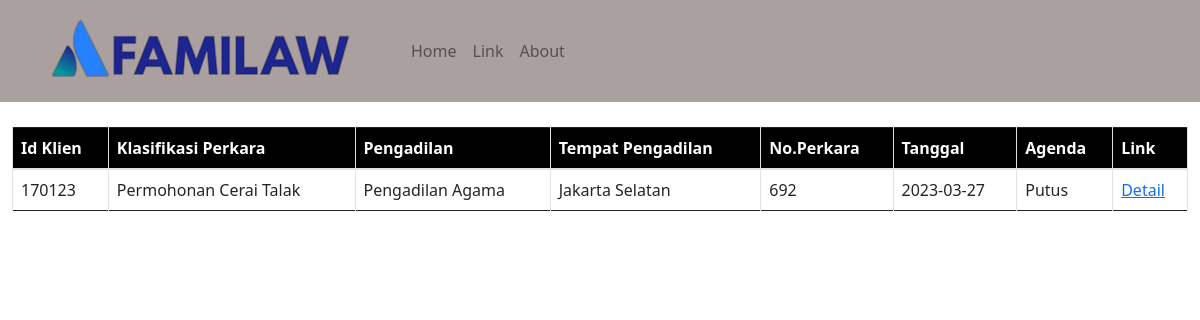
Page /coba.php on the earlier database version.
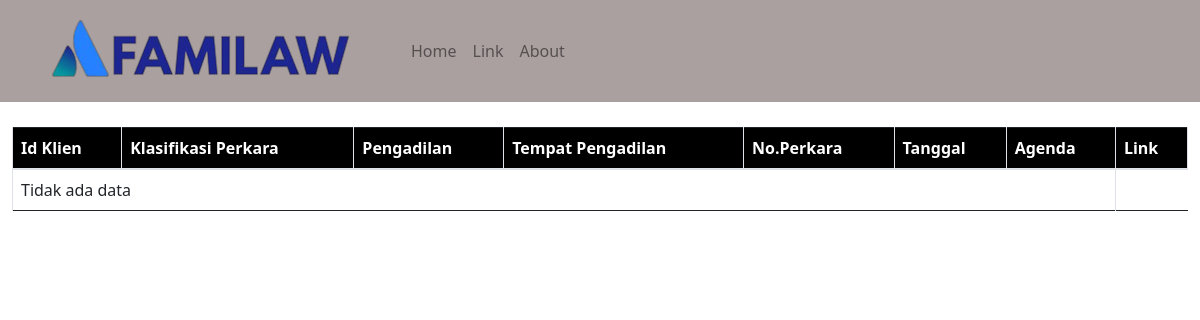
Same page on the later database version.
### tables this page shows
CREATE TABLE `data_klien` (
  `id_klien` int(11) NOT NULL,
  `Klasifikasi_perkara` text NOT NULL,
  `pengadilan` text NOT NULL,
  `misili_pengadilan` text NOT NULL,
  `no_perkara` int(11) NOT NULL,
  `tanggal` date NOT NULL,
  `agenda` text NOT NULL,
  `link` text NOT NULL
);

### GETdata.php (called while the page is built)
<?php
require "connection.php";
$sql = "SELECT id_klien, klasifikasi_perkara, pengadilan, misili_pengadilan, no_perkara, tanggal, agenda FROM data_klien";
$result = mysqli_query($conn, $sql);
if (mysqli_num_rows($result) > 0) {
    while ($row = mysqli_fetch_assoc($result)) {
        $data[] = $row;
    }
} else {
    $data = array();
}
?>

### coba.php (the view, shortened to what this page needs)
<!DOCTYPE html>
<html>
<head>
    <link rel="stylesheet" href="https://maxcdn.bootstrapcdn.com/bootstrap/4.5.2/css/bootstrap.min.css">
    <link href="https://cdn.jsdelivr.net/npm/bootstrap@5.2.3/dist/css/bootstrap.min.css" rel="stylesheet">
    <link rel="stylesheet" type="text/css" href="style.css">
</head>
<?php
include 'GETdata.php';
?>
<body>
    <nav class="navbar navbar-expand-md navbar-light flex-md-column">
        <div class="container-fluid">
            <div class="navbar-brand"><img src="image/logo.png" alt=""></div>
            <div class="collapse navbar-collapse" id="navbarNav">
                <ul class="navbar-nav">
                    <li class="nav-item">
                        <a class="nav-link" href="coba.php">Home</a>
                    </li>
                    <li class="nav-item">
                        <a class="nav-link" href="#">Link</a>
                    </li>
                    <li class="nav-item">
                        <a class="nav-link" href="#">About</a>
                    </li>
                </ul>
            </div>
        </div>
    </nav>
    <div class="container-fluid" style="padding-top:25px">
        <div class="table-responsive">
            <table class="table table-bordered">
                <thead>
                    <tr>
                        <th style="background-color:black; color:white">Id Klien</th>
                        <th style="background-color:black; color:white">Klasifikasi Perkara</th>
                        <th style="background-color:black; color:white">Pengadilan</th>
                        <th style="background-color:black; color:white">Tempat Pengadilan</th>
                        <th style="background-color:black; color:white">No.Perkara</th>
                        <th style="background-color:black; color:white">Tanggal</th>
                        <th style="background-color:black; color:white">Agenda</th>
                        <th style="background-color:black; color:white">Link</th>
                    </tr>
                </thead>
                <tbody>
                    <?php
                    if (!empty($data)) {
                        foreach ($data as $row) {
                            echo "<tr>";
                            echo "<td>" . $row["id_klien"] . "</td>";
                            echo "<td>" . $row["klasifikasi_perkara"] . "</td>";
                            echo "<td>" . $row["pengadilan"] . "</td>";
                            echo "<td>" . $row["misili_pengadilan"] . "</td>";
                            echo "<td>" . $row["no_perkara"] . "</td>";
                            echo "<td>" . $row["tanggal"] . "</td>";
                            echo "<td>" . $row["agenda"] . "</td>";
                            echo "<td><a href=" . $row["link"] . ">Detail</a></td>";
                            echo "</tr>";
                        }
                    } else {
                        echo "<tr><td colspan='7'>Tidak ada data</td></tr>";
                    }
                    ?>
                </tbody>
            </table>
        </div>
    </div>
</body>
</html>

Differences in the rows shown:
removed data_klien: id_klien "170123", Klasifikasi_perkara "Permohonan Cerai Talak", pengadilan "Pengadilan Agama", misili_pengadilan "Jakarta Selatan", no_perkara "692", tanggal "2023-03-27", agenda "Putus"
Other differences:
text now shown: "Tidak ada data"
